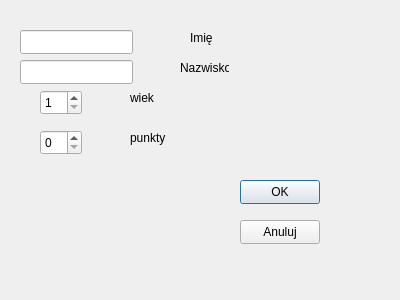
<?xml version="1.0" encoding="UTF-8"?>
<ui version="4.0">
 <class>AddPlayerDialog</class>
 <widget class="QDialog" name="AddPlayerDialog">
  <property name="geometry">
   <rect>
    <x>0</x>
    <y>0</y>
    <width>400</width>
    <height>300</height>
   </rect>
  </property>
  <property name="windowTitle">
   <string>Dialog</string>
  </property>
  <widget class="QPushButton" name="okButton">
   <property name="geometry">
    <rect>
     <x>240</x>
     <y>180</y>
     <width>80</width>
     <height>24</height>
    </rect>
   </property>
   <property name="text">
    <string>OK</string>
   </property>
  </widget>
  <widget class="QPushButton" name="cancelButton">
   <property name="geometry">
    <rect>
     <x>240</x>
     <y>220</y>
     <width>80</width>
     <height>24</height>
    </rect>
   </property>
   <property name="text">
    <string>Anuluj</string>
   </property>
  </widget>
  <widget class="QSpinBox" name="ageSpinBox">
   <property name="geometry">
    <rect>
     <x>40</x>
     <y>90</y>
     <width>42</width>
     <height>25</height>
    </rect>
   </property>
   <property name="minimum">
    <number>1</number>
   </property>
  </widget>
  <widget class="QSpinBox" name="pointsSpinBox">
   <property name="geometry">
    <rect>
     <x>40</x>
     <y>130</y>
     <width>42</width>
     <height>25</height>
    </rect>
   </property>
   <property name="minimum">
    <number>0</number>
   </property>
   <property name="maximum">
    <number>100</number>
   </property>
  </widget>
  <widget class="QLabel" name="label">
   <property name="geometry">
    <rect>
     <x>130</x>
     <y>130</y>
     <width>49</width>
     <height>16</height>
    </rect>
   </property>
   <property name="text">
    <string>punkty</string>
   </property>
  </widget>
  <widget class="QLabel" name="label_2">
   <property name="geometry">
    <rect>
     <x>130</x>
     <y>90</y>
     <width>49</width>
     <height>16</height>
    </rect>
   </property>
   <property name="text">
    <string>wiek</string>
   </property>
  </widget>
  <widget class="QLineEdit" name="surnameLineEdit">
   <property name="geometry">
    <rect>
     <x>20</x>
     <y>60</y>
     <width>113</width>
     <height>24</height>
    </rect>
   </property>
  </widget>
  <widget class="QLineEdit" name="nameLineEdit">
   <property name="geometry">
    <rect>
     <x>20</x>
     <y>30</y>
     <width>113</width>
     <height>24</height>
    </rect>
   </property>
  </widget>
  <widget class="QLabel" name="label_3">
   <property name="geometry">
    <rect>
     <x>190</x>
     <y>30</y>
     <width>49</width>
     <height>16</height>
    </rect>
   </property>
   <property name="text">
    <string>Imię</string>
   </property>
  </widget>
  <widget class="QLabel" name="label_4">
   <property name="geometry">
    <rect>
     <x>180</x>
     <y>60</y>
     <width>49</width>
     <height>16</height>
    </rect>
   </property>
   <property name="text">
    <string>Nazwisko</string>
   </property>
  </widget>
 </widget>
 <resources/>
 <connections/>
</ui>
